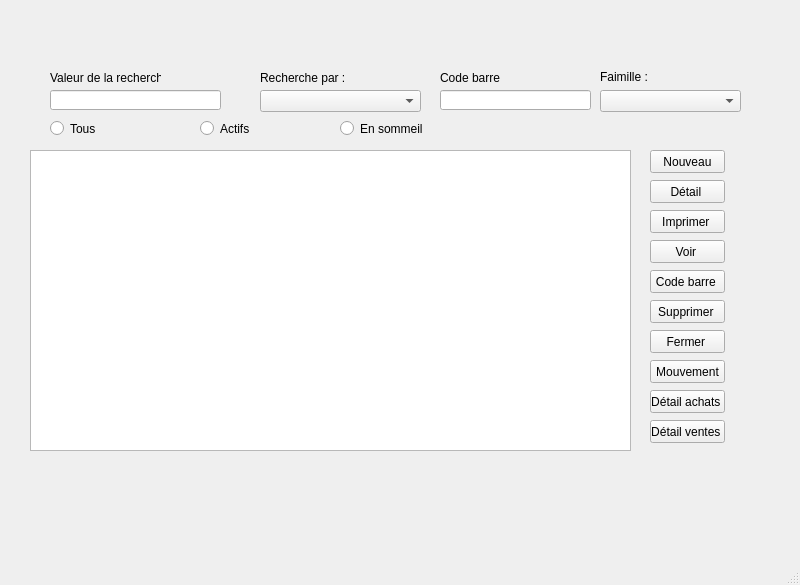
<?xml version="1.0" encoding="UTF-8"?>
<ui version="4.0">
 <class>MainWindow</class>
 <widget class="QMainWindow" name="MainWindow">
  <property name="geometry">
   <rect>
    <x>0</x>
    <y>0</y>
    <width>800</width>
    <height>585</height>
   </rect>
  </property>
  <property name="windowTitle">
   <string>MainWindow</string>
  </property>
  <widget class="QWidget" name="centralwidget">
   <widget class="QLabel" name="label_84">
    <property name="geometry">
     <rect>
      <x>50</x>
      <y>70</y>
      <width>111</width>
      <height>16</height>
     </rect>
    </property>
    <property name="text">
     <string>Valeur de la recherche </string>
    </property>
   </widget>
   <widget class="QPushButton" name="pushButton_153">
    <property name="geometry">
     <rect>
      <x>650</x>
      <y>390</y>
      <width>75</width>
      <height>23</height>
     </rect>
    </property>
    <property name="text">
     <string>Détail achats </string>
    </property>
   </widget>
   <widget class="QPushButton" name="pushButton_149">
    <property name="geometry">
     <rect>
      <x>650</x>
      <y>270</y>
      <width>75</width>
      <height>23</height>
     </rect>
    </property>
    <property name="text">
     <string>Code barre </string>
    </property>
   </widget>
   <widget class="QRadioButton" name="radioButton">
    <property name="geometry">
     <rect>
      <x>50</x>
      <y>120</y>
      <width>82</width>
      <height>17</height>
     </rect>
    </property>
    <property name="text">
     <string>Tous </string>
    </property>
   </widget>
   <widget class="QTableWidget" name="tableWidget_6">
    <property name="geometry">
     <rect>
      <x>30</x>
      <y>150</y>
      <width>601</width>
      <height>301</height>
     </rect>
    </property>
   </widget>
   <widget class="QPushButton" name="pushButton_152">
    <property name="geometry">
     <rect>
      <x>650</x>
      <y>420</y>
      <width>75</width>
      <height>23</height>
     </rect>
    </property>
    <property name="text">
     <string>Détail ventes </string>
    </property>
   </widget>
   <widget class="QPushButton" name="pushButton_55">
    <property name="geometry">
     <rect>
      <x>650</x>
      <y>150</y>
      <width>75</width>
      <height>23</height>
     </rect>
    </property>
    <property name="text">
     <string>Nouveau</string>
    </property>
   </widget>
   <widget class="QComboBox" name="comboBox_25">
    <property name="geometry">
     <rect>
      <x>600</x>
      <y>90</y>
      <width>141</width>
      <height>22</height>
     </rect>
    </property>
   </widget>
   <widget class="QLabel" name="label_85">
    <property name="geometry">
     <rect>
      <x>260</x>
      <y>70</y>
      <width>111</width>
      <height>16</height>
     </rect>
    </property>
    <property name="text">
     <string>Recherche par :</string>
    </property>
   </widget>
   <widget class="QComboBox" name="comboBox_24">
    <property name="geometry">
     <rect>
      <x>260</x>
      <y>90</y>
      <width>161</width>
      <height>22</height>
     </rect>
    </property>
   </widget>
   <widget class="QPushButton" name="pushButton_58">
    <property name="geometry">
     <rect>
      <x>650</x>
      <y>240</y>
      <width>75</width>
      <height>23</height>
     </rect>
    </property>
    <property name="text">
     <string>Voir </string>
    </property>
   </widget>
   <widget class="QPushButton" name="pushButton_56">
    <property name="geometry">
     <rect>
      <x>650</x>
      <y>180</y>
      <width>75</width>
      <height>23</height>
     </rect>
    </property>
    <property name="text">
     <string>Détail </string>
    </property>
   </widget>
   <widget class="QLineEdit" name="lineEdit_44">
    <property name="geometry">
     <rect>
      <x>50</x>
      <y>90</y>
      <width>171</width>
      <height>20</height>
     </rect>
    </property>
   </widget>
   <widget class="QPushButton" name="pushButton_57">
    <property name="geometry">
     <rect>
      <x>650</x>
      <y>210</y>
      <width>75</width>
      <height>23</height>
     </rect>
    </property>
    <property name="text">
     <string>Imprimer </string>
    </property>
   </widget>
   <widget class="QPushButton" name="pushButton_151">
    <property name="geometry">
     <rect>
      <x>650</x>
      <y>360</y>
      <width>75</width>
      <height>23</height>
     </rect>
    </property>
    <property name="text">
     <string>Mouvement</string>
    </property>
   </widget>
   <widget class="QRadioButton" name="radioButton_2">
    <property name="geometry">
     <rect>
      <x>200</x>
      <y>120</y>
      <width>82</width>
      <height>17</height>
     </rect>
    </property>
    <property name="text">
     <string>Actifs </string>
    </property>
   </widget>
   <widget class="QRadioButton" name="radioButton_3">
    <property name="geometry">
     <rect>
      <x>340</x>
      <y>120</y>
      <width>82</width>
      <height>17</height>
     </rect>
    </property>
    <property name="text">
     <string>En sommeil </string>
    </property>
   </widget>
   <widget class="QLabel" name="label_87">
    <property name="geometry">
     <rect>
      <x>600</x>
      <y>70</y>
      <width>47</width>
      <height>13</height>
     </rect>
    </property>
    <property name="text">
     <string>Faimille :</string>
    </property>
   </widget>
   <widget class="QPushButton" name="pushButton_150">
    <property name="geometry">
     <rect>
      <x>650</x>
      <y>330</y>
      <width>75</width>
      <height>23</height>
     </rect>
    </property>
    <property name="text">
     <string>Fermer </string>
    </property>
   </widget>
   <widget class="QPushButton" name="pushButton_148">
    <property name="geometry">
     <rect>
      <x>650</x>
      <y>300</y>
      <width>75</width>
      <height>23</height>
     </rect>
    </property>
    <property name="text">
     <string>Supprimer </string>
    </property>
   </widget>
   <widget class="QLineEdit" name="lineEdit_45">
    <property name="geometry">
     <rect>
      <x>440</x>
      <y>90</y>
      <width>151</width>
      <height>20</height>
     </rect>
    </property>
   </widget>
   <widget class="QLabel" name="label_86">
    <property name="geometry">
     <rect>
      <x>440</x>
      <y>70</y>
      <width>91</width>
      <height>16</height>
     </rect>
    </property>
    <property name="text">
     <string>Code barre </string>
    </property>
   </widget>
  </widget>
  <widget class="QMenuBar" name="menubar">
   <property name="geometry">
    <rect>
     <x>0</x>
     <y>0</y>
     <width>800</width>
     <height>21</height>
    </rect>
   </property>
  </widget>
  <widget class="QStatusBar" name="statusbar"/>
 </widget>
 <resources/>
 <connections/>
</ui>
